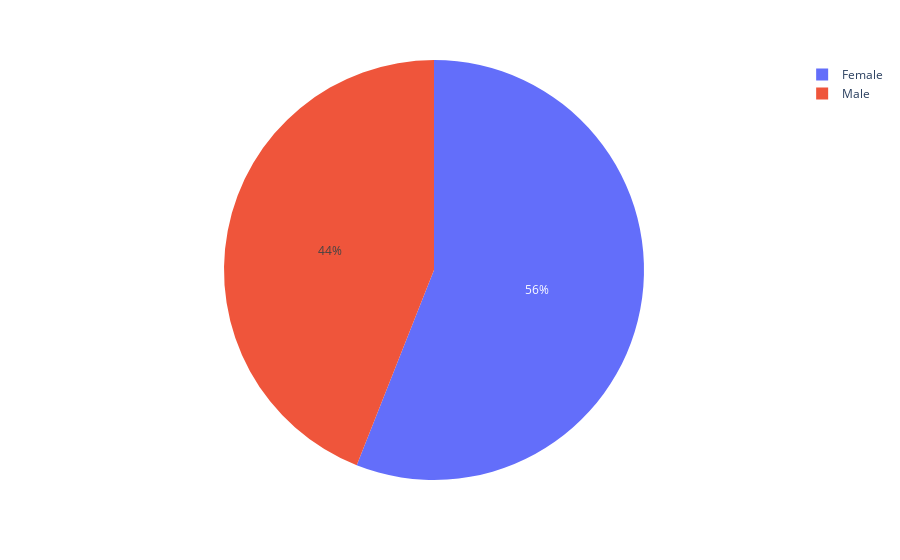

Notebook cell for this chart:
### Markdown cell above
### Gender Percentage

### Code cell
px.pie(values = gender_dict.values() , names = gender_dict.keys())

### Figure 1 — Plotly figure (JSON) as saved in the notebook; plotly's stock layout.template omitted (floating-point values rounded to 4 significant figures)
{"data": [{"domain": {"x": [0, 1], "y": [0, 1]}, "hovertemplate": "label=%{label}<br>value=%{value}<extra></extra>", "labels": ["Female", "Male"], "legendgroup": "", "name": "", "showlegend": true, "type": "pie", "values": [0.56, 0.44]}], "layout": {"legend": {"tracegroupgap": 0}, "margin": {"t": 60}}}
